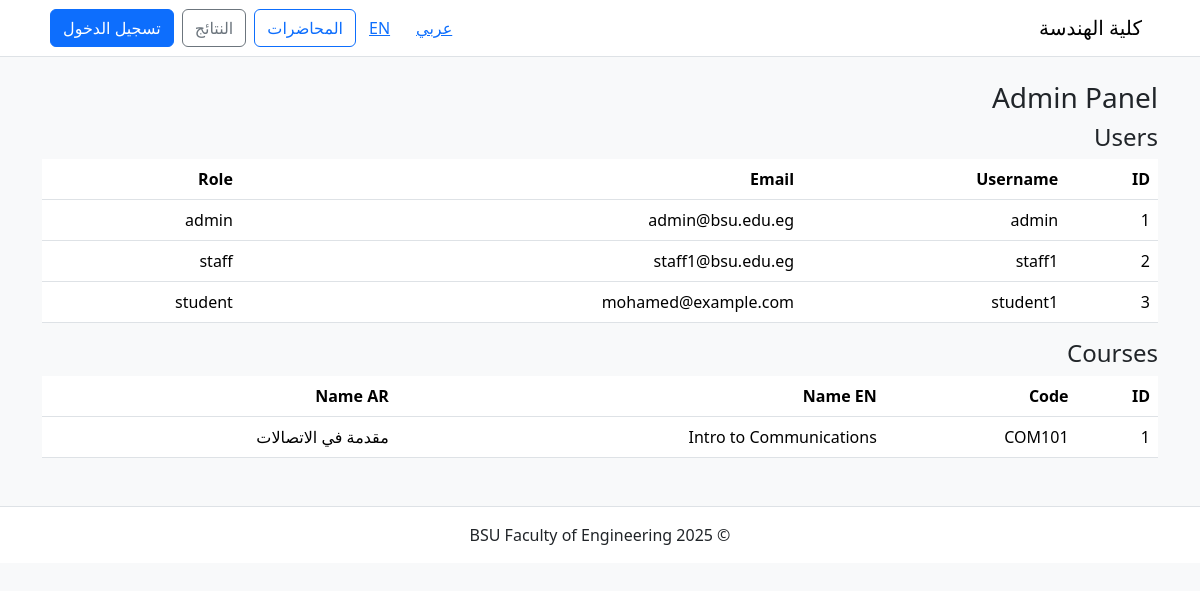
Page /admin/dashboard.php (signed in) on the committed database.
### tables this page shows
CREATE TABLE users (
  id INT AUTO_INCREMENT PRIMARY KEY,
  username VARCHAR(100) NOT NULL UNIQUE,
  password_hash VARCHAR(255) NOT NULL,
  role ENUM('admin','staff','student') NOT NULL DEFAULT 'student',
  email VARCHAR(200),
  created_at TIMESTAMP DEFAULT CURRENT_TIMESTAMP
);

CREATE TABLE courses (
  id INT AUTO_INCREMENT PRIMARY KEY,
  course_code VARCHAR(50) UNIQUE,
  name_en VARCHAR(200),
  name_ar VARCHAR(200),
  instructor_id INT,
  created_at TIMESTAMP DEFAULT CURRENT_TIMESTAMP
);

### src/admin/dashboard.php (the view, shortened to what this page needs)
<?php
require_once __DIR__ . '/../includes/db.php';
$lang = $_GET['lang'] ?? ($_SESSION['lang'] ?? 'ar');
include __DIR__ . '/../templates/header.php';
$users = $pdo->query('SELECT * FROM users')->fetchAll();
$courses = $pdo->query('SELECT * FROM courses')->fetchAll();
?>
<h3>Admin Panel</h3>
<h4>Users</h4>
<table class="table"><thead><tr><th>ID</th><th>Username</th><th>Email</th><th>Role</th></tr></thead>
<tbody><?php foreach($users as $u): ?><tr><td><?= $u['id'] ?></td><td><?= htmlspecialchars($u['username']) ?></td><td><?= htmlspecialchars($u['email']) ?></td><td><?= $u['role'] ?></td></tr><?php endforeach; ?></tbody></table>
<h4>Courses</h4>
<table class="table"><thead><tr><th>ID</th><th>Code</th><th>Name EN</th><th>Name AR</th></tr></thead>
<tbody><?php foreach($courses as $c): ?><tr><td><?= $c['id'] ?></td><td><?= htmlspecialchars($c['course_code']) ?></td><td><?= htmlspecialchars($c['name_en']) ?></td><td><?= htmlspecialchars($c['name_ar']) ?></td></tr><?php endforeach; ?></tbody></table>
<?php include __DIR__ . '/../templates/footer.php'; ?>

### src/templates/header.php (shortened to what this page needs)
<?php
$dir = $lang === 'en' ? 'ltr' : 'rtl';
?><!doctype html>
<html lang="<?= $lang ?>" dir="<?= $dir ?>">
<head>
  <link href="https://cdn.jsdelivr.net/npm/bootstrap@5.3.1/dist/css/bootstrap.min.css" rel="stylesheet">
  <link href="https://cdnjs.cloudflare.com/ajax/libs/font-awesome/6.4.0/css/all.min.css" rel="stylesheet">
</head>
<body class="bg-light">
<nav class="navbar navbar-expand-lg navbar-white bg-white border-bottom">
  <div class="container">
    <a class="navbar-brand" href="/?lang=<?= $lang ?>"><?= $lang==='ar' ? 'كلية الهندسة' : 'Faculty of Engineering' ?></a>
    <div class="d-flex align-items-center">
      <a class="btn btn-link" href="/?lang=ar">عربي</a>
      <a class="btn btn-link" href="/?lang=en">EN</a>
      <a class="btn btn-outline-primary ms-2" href="/lectures.php?lang=<?= $lang ?>"><?= $lang==='ar' ? 'المحاضرات' : 'Lectures' ?></a>
      <a class="btn btn-outline-secondary ms-2" href="/results.php?lang=<?= $lang ?>"><?= $lang==='ar' ? 'النتائج' : 'Results' ?></a>
      <a class="btn btn-primary ms-2" href="/login.php?lang=<?= $lang ?>"><?= $lang==='ar' ? 'تسجيل الدخول' : 'Login' ?></a>
    </div>
  </div>
</nav>
<div class="container mt-4">

### src/templates/footer.php (shortened to what this page needs)
</div>
<footer class="bg-white border-top mt-5">
  <div class="container py-3">
    <div class="text-center">&copy; <?= date('Y') ?> BSU Faculty of Engineering</div>
  </div>
</footer>
</body>
</html>

### rows in the picture
users: id "1", username "admin", email "admin@bsu.edu.eg", role "admin"
users: id "2", username "staff1", email "staff1@bsu.edu.eg", role "staff"
users: id "3", username "student1", email "mohamed@example.com", role "student"
courses: id "1", course_code "COM101", name_en "Intro to Communications", name_ar "مقدمة في الاتصالات"
